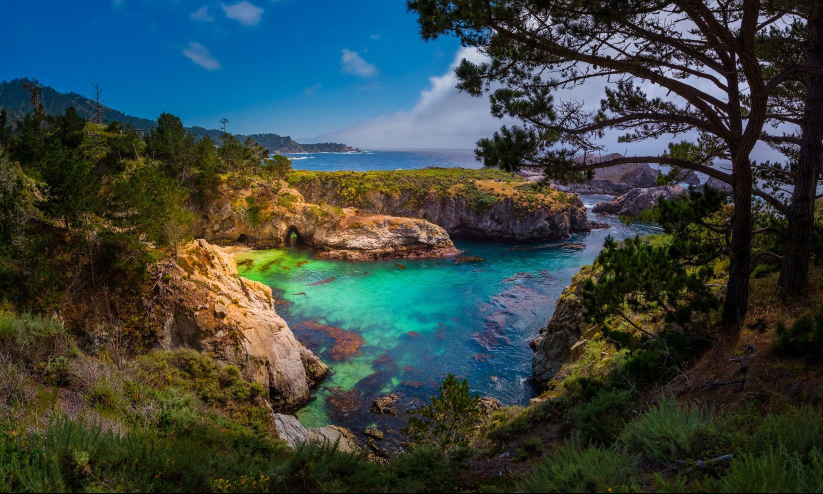
#> input picture images/point lobos.jpg, 1645 x 987 px (shown at 1/2 size)
$ python cropping.py --image 'images/point lobos.jpg'
#> lines starting #> are read from the running program, lines starting #| are printed output that depends on the picture
import numpy as np
import argparse
import cv2

ap = argparse.ArgumentParser()
ap.add_argument("-i", "--image", required = True, help = "Path to the image")
args = vars(ap.parse_args())

image = cv2.imread(args["image"])
#> image is the input picture: shape (987, 1645, 3); mean B, G, R 66.3, 68.7, 55.4
cv2.imshow("Original Image", image)
cv2.waitKey(0)

croppedImage = image[100:400, 100:400]
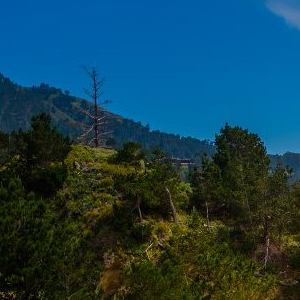
#> croppedImage: shape (300, 300, 3); mean B, G, R 80.3, 65.7, 23.5
cv2.imshow("300 by 300 Snippet", croppedImage)
cv2.waitKey(0)

croppedImage = image[325:625, 475:775] # y-axis values first, then x-axis
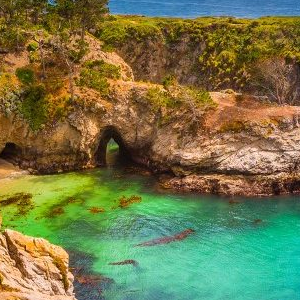
#> croppedImage: shape (300, 300, 3); mean B, G, R 74.1, 119.3, 114.6
cv2.imshow("300 by 300 Snippet", croppedImage)
cv2.waitKey(0)

# Cropping is also quite simple and doesn't require an imutils method.
